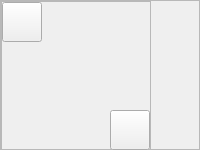
                          <widget class="QFrame" name="frame_AccountEditPhotoContainer">
                           <property name="minimumSize">
                            <size>
                             <width>0</width>
                             <height>150</height>
                            </size>
                           </property>
                           <property name="maximumSize">
                            <size>
                             <width>16777215</width>
                             <height>150</height>
                            </size>
                           </property>
                           <property name="styleSheet">
                            <string notr="true"/>
                           </property>
                           <property name="frameShape">
                            <enum>QFrame::StyledPanel</enum>
                           </property>
                           <property name="frameShadow">
                            <enum>QFrame::Raised</enum>
                           </property>
                           <layout class="QHBoxLayout" name="layout_AccountEditImages">
                            <property name="spacing">
                             <number>20</number>
                            </property>
                            <property name="leftMargin">
                             <number>0</number>
                            </property>
                            <property name="topMargin">
                             <number>0</number>
                            </property>
                            <property name="rightMargin">
                             <number>0</number>
                            </property>
                            <property name="bottomMargin">
                             <number>0</number>
                            </property>
                            <item>
                             <widget class="QFrame" name="frame_AccountEditPhoto">
                              <property name="minimumSize">
                               <size>
                                <width>150</width>
                                <height>150</height>
                               </size>
                              </property>
                              <property name="maximumSize">
                               <size>
                                <width>150</width>
                                <height>150</height>
                               </size>
                              </property>
                              <property name="styleSheet">
                               <string notr="true"/>
                              </property>
                              <property name="frameShape">
                               <enum>QFrame::StyledPanel</enum>
                              </property>
                              <property name="frameShadow">
                               <enum>QFrame::Raised</enum>
                              </property>
                              <layout class="QGridLayout" name="gridLayout_8">
                               <property name="leftMargin">
                                <number>0</number>
                               </property>
                               <property name="topMargin">
                                <number>0</number>
                               </property>
                               <property name="rightMargin">
                                <number>0</number>
                               </property>
                               <property name="bottomMargin">
                                <number>0</number>
                               </property>
                               <property name="spacing">
                                <number>10</number>
                               </property>
                               <item row="2" column="2">
                                <widget class="QPushButton" name="button_AccountEditPhotoAdd">
                                 <property name="minimumSize">
                                  <size>
                                   <width>40</width>
                                   <height>40</height>
                                  </size>
                                 </property>
                                 <property name="maximumSize">
                                  <size>
                                   <width>40</width>
                                   <height>40</height>
                                  </size>
                                 </property>
                                 <property name="toolTip">
                                  <string>Choose File</string>
                                 </property>
                                 <property name="text">
                                  <string/>
                                 </property>
                                </widget>
                               </item>
                               <item row="2" column="1">
                                <spacer name="horizontalSpacer_6">
                                 <property name="orientation">
                                  <enum>Qt::Horizontal</enum>
                                 </property>
                                 <property name="sizeHint" stdset="0">
                                  <size>
                                   <width>97</width>
                                   <height>37</height>
                                  </size>
                                 </property>
                                </spacer>
                               </item>
                               <item row="1" column="0" rowspan="2">
                                <spacer name="verticalSpacer_6">
                                 <property name="orientation">
                                  <enum>Qt::Vertical</enum>
                                 </property>
                                 <property name="sizeHint" stdset="0">
                                  <size>
                                   <width>20</width>
                                   <height>97</height>
                                  </size>
                                 </property>
                                </spacer>
                               </item>
                               <item row="0" column="2" rowspan="2">
                                <spacer name="verticalSpacer_4">
                                 <property name="orientation">
                                  <enum>Qt::Vertical</enum>
                                 </property>
                                 <property name="sizeHint" stdset="0">
                                  <size>
                                   <width>37</width>
                                   <height>97</height>
                                  </size>
                                 </property>
                                </spacer>
                               </item>
                               <item row="0" column="0">
                                <widget class="QPushButton" name="button_AccountEditPhotoDelete">
                                 <property name="minimumSize">
                                  <size>
                                   <width>40</width>
                                   <height>40</height>
                                  </size>
                                 </property>
                                 <property name="maximumSize">
                                  <size>
                                   <width>40</width>
                                   <height>40</height>
                                  </size>
                                 </property>
                                 <property name="toolTip">
                                  <string>Set To Default</string>
                                 </property>
                                 <property name="styleSheet">
                                  <string notr="true"/>
                                 </property>
                                 <property name="text">
                                  <string/>
                                 </property>
                                </widget>
                               </item>
                              </layout>
                             </widget>
                            </item>
                            <item>
                             <spacer name="horizontalSpacer_12">
                              <property name="orientation">
                               <enum>Qt::Horizontal</enum>
                              </property>
                              <property name="sizeHint" stdset="0">
                               <size>
                                <width>40</width>
                                <height>20</height>
                               </size>
                              </property>
                             </spacer>
                            </item>
                           </layout>
                          </widget>
